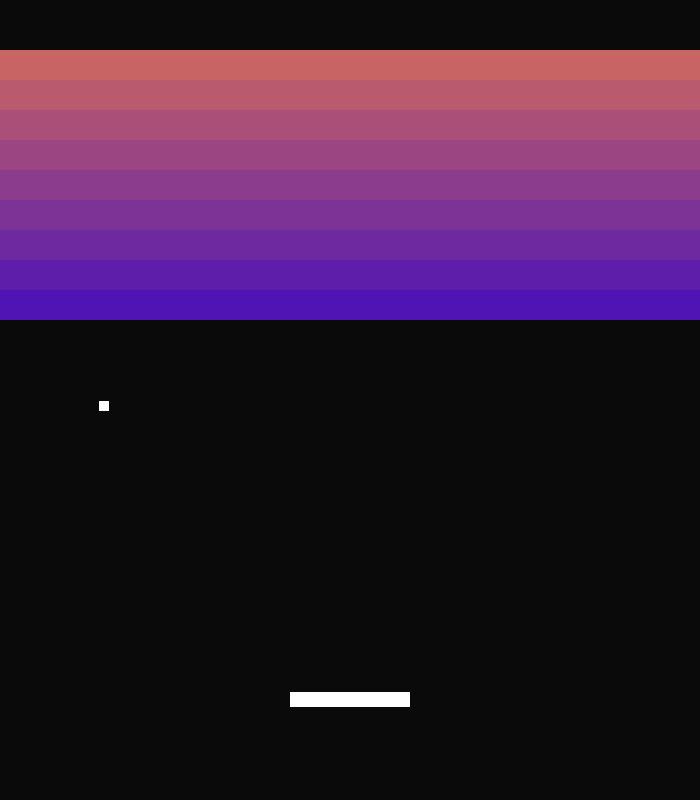
Frame 1 (no input)
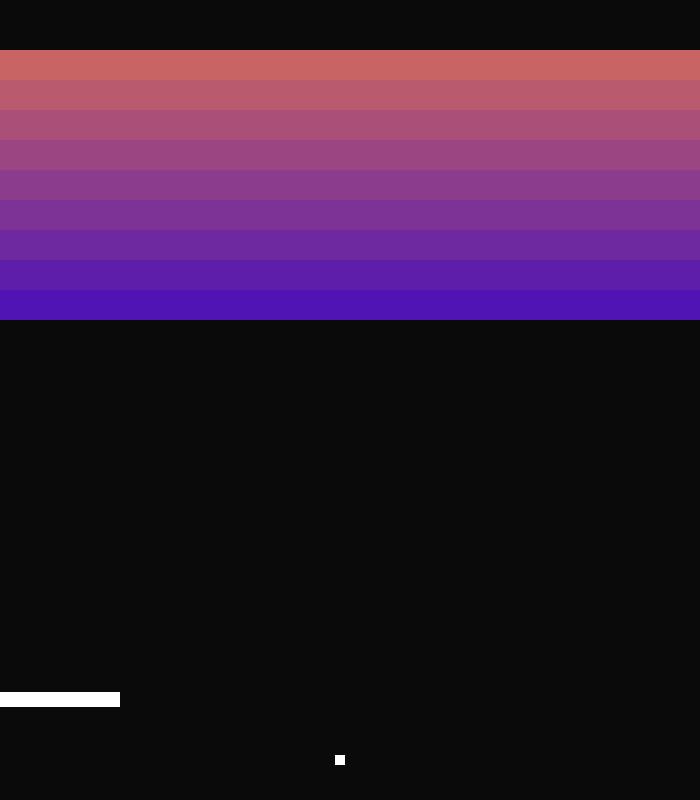
Frame 60 (the mouse pressed at the canvas centre just before this capture)
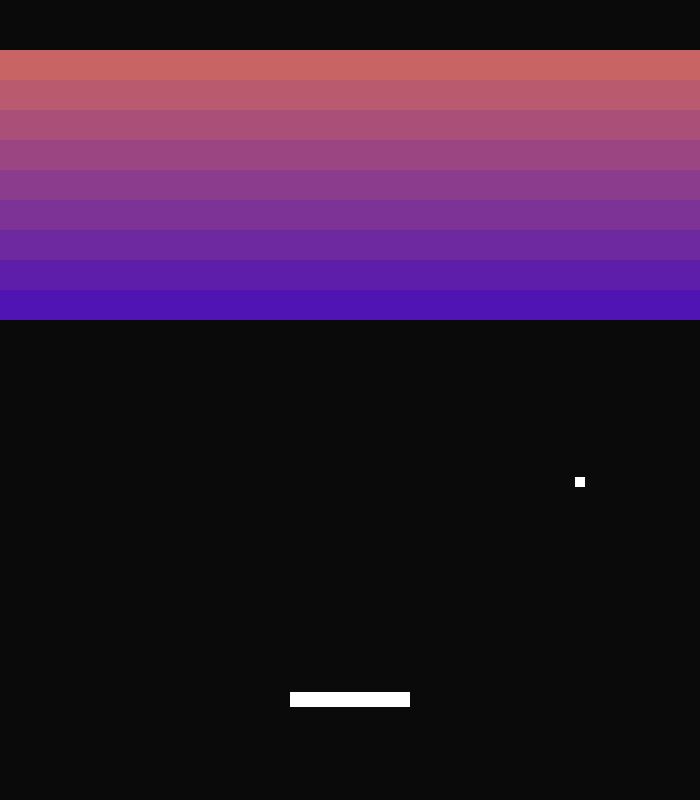
Frame 120 (the mouse held since frame 60 and released just before this capture)

The Processing sketch that drew these frames (run headless with seeded random() and noise(); from frame 60 on, the mouse is pressed at the canvas centre):

// Processing sketch: breakout
// ── breakout.pde
Paddle paddle;
Ball ball;
Brick[] bricks;

void setup() {
  size(700, 800); 
  background(0); 
  paddle = new Paddle();
  ball = new Ball(100, 400); 
  createBricks();
  noStroke();
  noSmooth();
}

void draw() {
  background(10);
  paddle.display();

  for (int i=0; i<bricks.length; i++) {
    bricks[i].display();
    ball.brickCollision(bricks[i]);
  }
  ball.paddleCollision(paddle);
  ball.update();
  ball.display();
  
} 

void createBricks() {
  int bricksNum = 90;
  int bricksPerRow = 10;
  float brickW = width/bricksPerRow;
  float brickH = 30; 
  color brickFill = color(255); 
  int yBricks = 50; 
  float ySpacing = 1.0;
  color[] rowColors = { 
    color(200, 100, 100), 
    color(185, 90, 110), 
    color(170, 80, 120), 
    color(155, 70, 130), 
    color(140, 60, 140), 
    color(125, 50, 150),
    color(110, 40, 160),
    color(95, 30, 170),
    color(80, 20, 180)
  };

  bricks = new Brick[bricksNum];
  for (int i = 0; i < bricksNum; i++) {
    int rowNum = i / bricksPerRow;
    float x = brickW * i;
    x -= rowNum * bricksPerRow * brickW;
    float y = yBricks + i/bricksPerRow * brickH * ySpacing;
    int num = min(rowNum, rowColors.length-1);
    color rowColor = rowColors[num];
    bricks[i] = new Brick(x, y, brickW, brickH, rowColor);
  }
}


// ── Ball.pde
class Ball {
  float x;
  float y;
  float w;
  float h; 
  float velX;
  float velY;

  Ball(float X, float Y) {
    x = X;
    y = Y;
    velX = 4;
    velY = 6;
  }

  void display() {
    rectMode(CENTER);
    fill(255);
    noStroke();
    rect(x, y, 10, 10);
  }

  void update() {
    x += velX;
    y += velY;

    if (x <= 0 || x >= width) {
      velX = -velX;
      x = constrain(x, 0, width);
    }
    if (y <= 0 || y >= height) {
      velY = -velY;
      y = constrain(y, 0, height);
    }
  }

  void brickCollision (Brick brick) {
    if (brick.alive) {
      if (brick.doesPointTouchMe(x, y)) {
        int rand = int(random(2));
        x = x - velX;
        y = y - velY;
        if (rand == 0) {
          velX = -velX + random(2);
        } else {
          velX = velX + random(2);
        }
        velY = -velY;
        brick.alive = false;
      }
    }
  }

  void paddleCollision (Paddle paddle) {
    if (paddle.doesPointTouchMe(x, y)) {
      int rand = int(random(2));
      x = x - velX;
      y = y - velY;
      if (rand == 0) {
        velX = -velX + random(2);
      } else {
        velX = velX + random(2);
      }
      velY = -velY;
    }
  }
}


// ── Brick.pde
class Brick {
  float x;
  float y;
  float w;
  float h;
  color c; 

  boolean alive;

  Brick(float X, float Y, float W, float H, color C) {
    x = X;
    y = Y;
    w = W;
    h = H;
    c = C;

    alive = true;
  }

  void display() {
    if (alive) {
      rectMode(CORNER);
      fill(c);
      rect(x, y, w, h);
    }
  }

  boolean doesPointTouchMe (float PX, float PY) {
    boolean result = false;
    if (PX >= x && PX < x+w) {
      if (PY >= y && PY <= y+h) {
        result = true;
      }
    }
    return result;
  }
}


// ── Paddle.pde
class Paddle {
  float x;
  float y;
  float w;
  float h;
  
  Paddle() {
    x = width/2;
    y = height-100;
    w = 120;
    h = 15;
  }
  
  void display() {
    rectMode(CENTER);
    float cx = constrain(x,60,width-60);
    fill(255);
    rect(cx,y,w,h);
    x = mouseX;
  }
  
  boolean doesPointTouchMe (float PX, float PY) {
    boolean result = false;
    if (PX >= x-w/2 && PX < x+w/2) {
      if (PY >= y-h/2 && PY <= y+h/2) {
        result = true;
      }
    }
    return result;
  }
  
}
